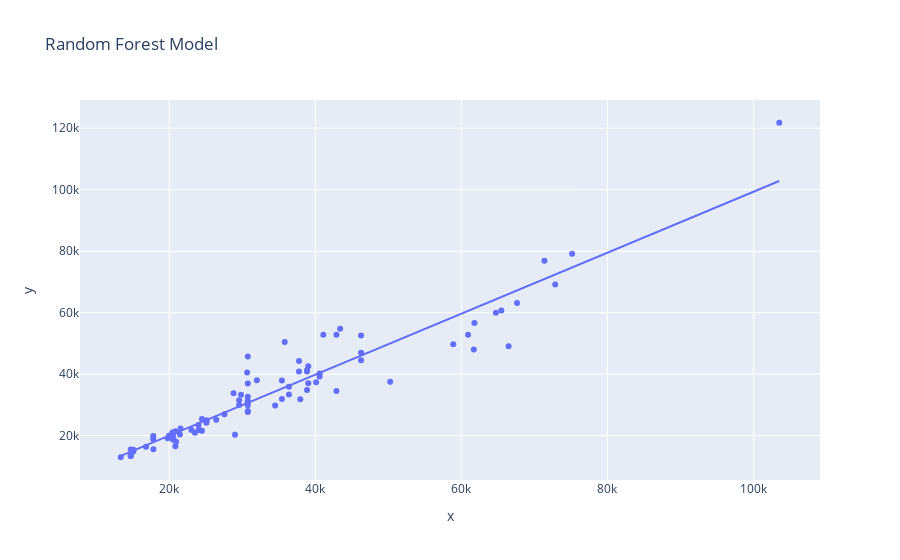

Here is the notebook cell this chart was saved with:
### Markdown cell above
## Random Forest Model

### Code cell
predictions_random_forest = random_forest_model.predict(X_test)
plot_results(random_forest_model, 'Random Forest Model', predictions_random_forest, y_test)
